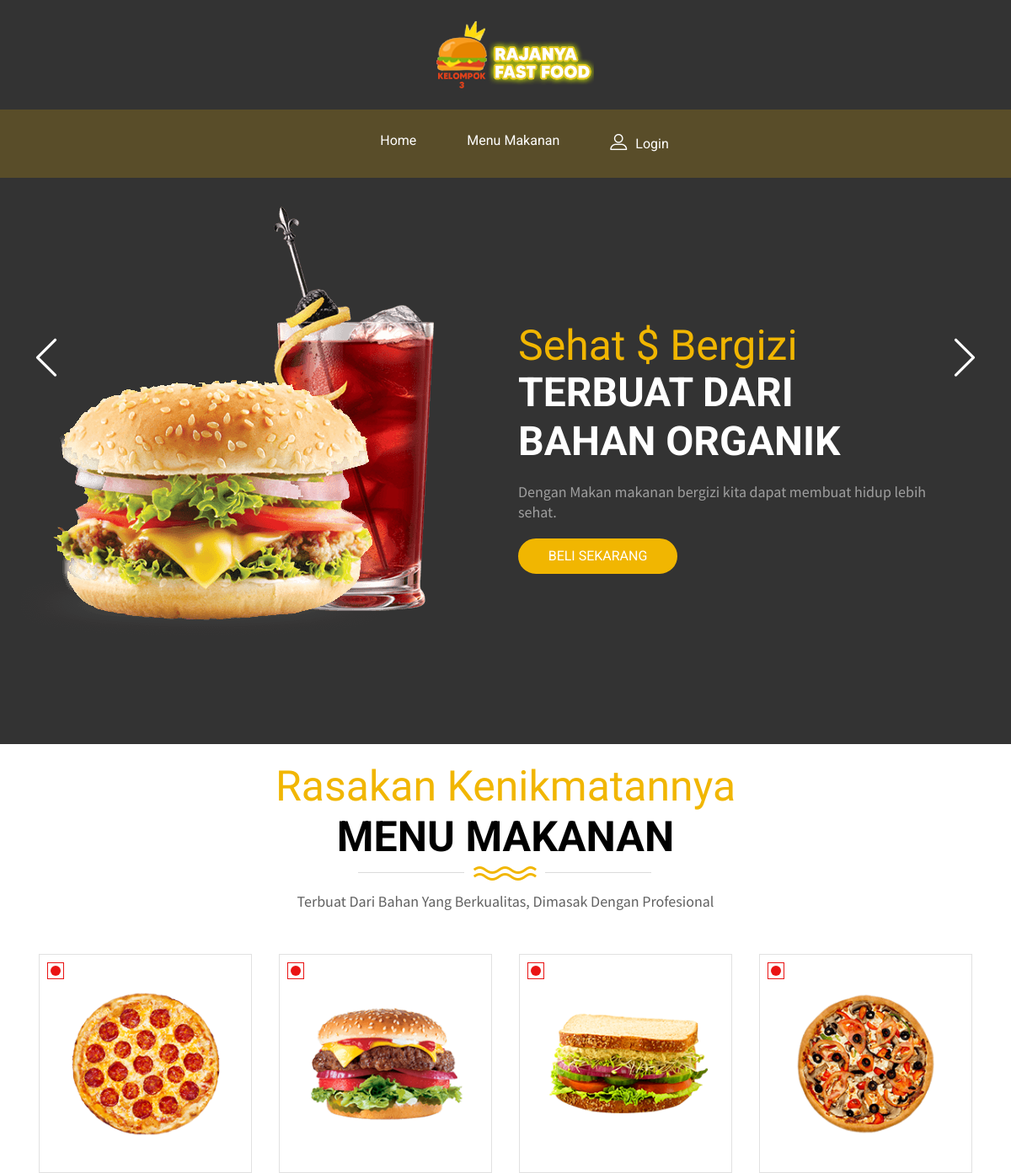
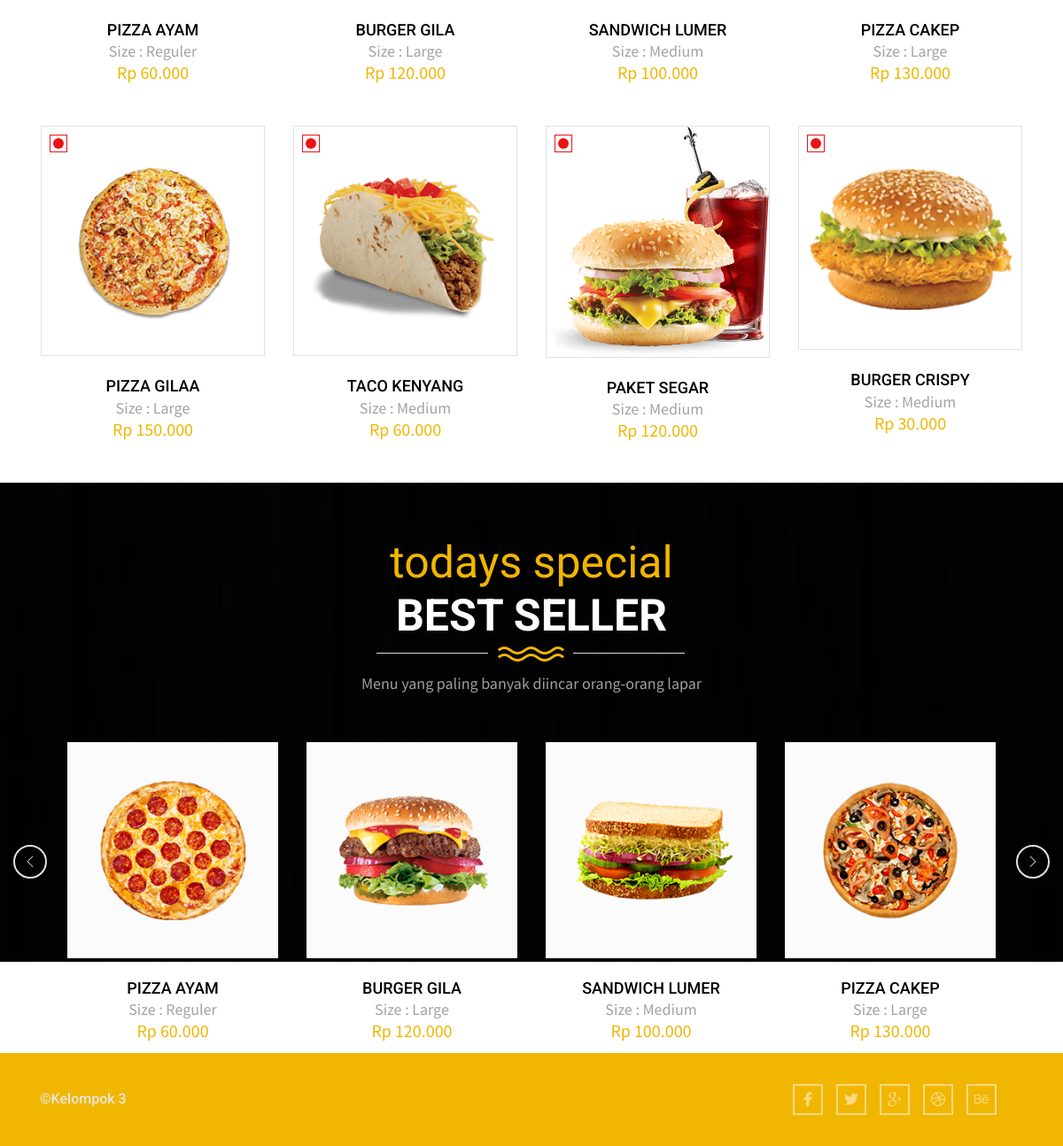
The page / on the database its author committed (2 pictures, top to bottom).
### tables this page shows
CREATE TABLE `menu` (
  `id` int(11) NOT NULL,
  `nama` varchar(50) NOT NULL,
  `harga` int(25) NOT NULL,
  `ukuran` varchar(20) NOT NULL,
  `kategori` varchar(1) NOT NULL,
  `gambar` varchar(150) NOT NULL
);

### application/controllers/home.php (called while the page is built, shortened)
<?php
class home extends CI_Controller {
	public function __construct()
    {
        $this->load->model('menu_model');
    }
    public function index()
	{
		$data['tampilMenu']= $this->menu_model->getAllMenu();
		$data['masuk']= $this->session->userdata('masuk');
		$data['role']= $this->session->userdata('role');
		$data['id_user']= $this->session->userdata('id_user');
		$data['saldo']= $this->session->userdata('saldo');
		$this->load->view('home/header');
		$this->load->view('home/navbar',$data);
		$this->load->view('home/index',$data);
		$this->load->view('home/footer');
	}
}

### index.php (called while the page is built, shortened)
<?php
require_once BASEPATH.'core/CodeIgniter.php';

### application/models/menu_model.php (called while the page is built, shortened)
<?php
class menu_model extends CI_model {
    public function getAllMenu()
    {
        $query = $this->db->get('menu');
        return $query->result_array();
    }
}

### application/helpers/rupiah_helper.php (called while the page is built)
<?php
        function rupiah($angka){
            $hasil_rupiah = "Rp " . number_format($angka,0,',','.');
            return $hasil_rupiah;
        }
?>

### application/views/home/index.php (the view, shortened to what this page needs)
<div style="margin-top: -35px; " class="banner slider2 new-block">
    <div class="fixed-bg">
    </div>
    <div class="slider owl-carousel owl-theme">
        <div class="item">
            <div class="slider-block slide2 new-block">
                <div class="container-fluid">
                    <div class="row">
                        <div class="col-lg-6 col-md-6 col-sm-6">
                            <div class="img-block img2">
                                <div class="img-holder" data-animation-in="bounceInUp"
                                    data-animation-out="animate-out fadeOutRight">
                                    <img src="assets/images/slider-png1.png" alt="" class="img-responsive">
                                </div>
                            </div>
                        </div>
                        <div class="col-lg-6 col-md-6 col-sm-6">
                            <div class="text-block-stl1">
                                <div class="title">
                                    <p class="top-h" data-animation-in="fadeInDown"
                                        data-animation-out="animate-out fadeOutRight">Sehat $ Bergizi</p>
                                    <h2 data-animation-in="fadeInRight" data-animation-out="animate-out fadeOutRight">
                                        Terbuat dari bahan organik</h2>
                                    <p class="bottom-p" data-animation-in="fadeInUp"
                                        data-animation-out="animate-out fadeOutRight">Dengan Makan makanan bergizi kita dapat membuat hidup lebih sehat. </p>
                                    <a href="#menu-makanan" class="btn1 stl2" data-animation-in="fadeInUp"
                                        data-animation-out="animate-out fadeOutRight">Beli Sekarang</a>
                                </div>
                            </div>
                        </div>
                    </div>
                </div>
            </div>
        </div>
    </div>
</div>
<section style="margin-top: -100px; " class="most-popular new-block" id="menu-makanan">
    <div class="container">
        <div class="row">
            <div class="col-lg-12">
                <div class="title">
                    <p class="top-h">Rasakan Kenikmatannya</p>
                    <h2>Menu Makanan</h2>
                    <div class="btm-style"><span><img src="assets/images/clr2/btm-style.png" alt=""
                                class="img-responsive"></span></div>
                    <p class="bottom-p">Terbuat Dari Bahan Yang Berkualitas, Dimasak Dengan Profesional</p>
                </div>
            </div>
            <?php
              foreach ($tampilMenu as $row) :
          ?>
            <div class="col-lg-3 col-md-4 col-sm-6">
                <div class="block-stl2">
                    <div class="img-holder">
                        <img src="<?= base_url(); ?>upload/<?= $row['gambar']; ?>" alt="" class="img-responsive">
                    </div>
                    <div class="text-block">
                        <h3><?= $row['nama']; ?></h3>
                        <p class="sz">Size : <?= $row['ukuran']; ?></p>
                        <p class="price"><span><?=rupiah($row['harga']); ?></span></p>
                    </div>
                    <span class="nonveg veg-nonveg"></span>
                </div>
            </div>
            <?php endforeach ?>
        </div>
    </div>
</section>
<section style="margin-top: -100px; " class="fastive-season new-block">
    <div class="overlay"></div>
    <div class="fixed-bg parallax" style="background: url('assets/images/slider-bg1.jpg');"></div>
    <div class="container-fluid">
        <div class="row">
            <div class="col-lg-12">
                <div class="title">
                    <p class="top-h">todays special</p>
                    <h2>Best Seller</h2>
                    <div class="btm-style"><span><img src="assets/images/clr2/btm-style.png" alt=""
                                class="img-responsive"></span></div>
                    <p class="bottom-p">Menu yang paling banyak diincar orang-orang lapar</p>
                </div>
            </div>
            <div class="col-lg-12">
                <div class="item-slider1 owl-carousel owl-theme">
                    <?php
						foreach ($tampilMenu as $row2) :
					?>
                    <div class="item">
                        <div class="block-stl2">
                            <div class="img-holder">
                                <img src="<?= base_url(); ?>upload/<?= $row2['gambar']; ?>" alt="" class="img-responsive">
                            </div>
                            <div class="text-block">
                                <h3><?= $row2['nama']; ?></h3>
                                <p class="sz">Size : <?= $row2['ukuran']; ?></p>
                                <p class="price"><span><?=rupiah($row2['harga']); ?></span></p>
                            </div>
                        </div>
                    </div>
                    <?php endforeach ?>
                </div>
            </div>
        </div>
    </div>
</section>

### application/views/home/header.php (shortened to what this page needs)
<!DOCTYPE html>
<html lang="en">
<head>
	<link href="<?= base_url(); ?>assets/font-awesome/css/font-awesome.min.css" rel="stylesheet">
	<link rel="stylesheet" href="https://stackpath.bootstrapcdn.com/bootstrap/4.1.3/css/bootstrap.min.css">
	<link rel="stylesheet" href="<?= base_url(); ?>assets/css/style.css">
	<link rel="stylesheet" href="<?= base_url(); ?>assets/css/colors2.css" id="ui-theme-color">
	<link rel="stylesheet" href="<?= base_url(); ?>assets/css/responsive.css">
</head>
<body>
	<div id="wrapper">

### application/views/home/navbar.php (shortened to what this page needs)
<header style="margin-top: 0px; " class="new-block main-header home2">
	<div class="overlay"></div>
	<div class="top-nav new-block">
		<div class="container">
			<div class="nav-wrapper">
				<div class="logo">
					<a href="<?= base_url('home') ?>"><img src="<?= base_url(); ?>assets/images/logo2.png" alt="logo" class="img-responsive"></a>
				</div>
			</div>
		</div>
	</div>
	<div class="main-nav new-block home2">
		<div class="container-fluid">
			<div class="row">
				<div class="col-lg-12">
					<nav class="nav">
						<ul class="list-unstyled">
							<li><a href="<?= base_url() ?>">Home</a></li>
							<li><a href="#menu-makanan">Menu Makanan</a></li>
							<?php if(isset($masuk)){ ?>
							<li ><a href="<?= base_url('pembayaran') ?>"><i class="flaticon-shopping-bag" ></i></a> <div class="badge badge-warning" ><?= $this->cart->total_items() ?></div></li>
							<li class="drop"><a href="" class="flaticon-profile"></a>
								<ul class="drop-down">
									<li><a href="<?= base_url('saldo') ?>/tambah_saldo/" style="color:black;font-size:12px;font-weight: bold;">Saldo : <?= rupiah($saldo) ?></a></li>
									<?php if($role==='admin'){ ?> <li ><a href="<?= base_url('database') ?>" style="color:black;">Database</a></li><?php } ?>
									<li><a href="<?= base_url('logout') ?>" style="color:black;">Logout</a></li>
								</ul>
							</li>
							<?php } else { ?>
							<li><a href="<?= base_url('login') ?>"><i class="flaticon-profile" style="margin-right: 10px;"></i>Login</a></li>
							<?php } ?>
						</ul>
					</nav>
				</div>
			</div>
		</div>
	</div>
</header>

### application/views/home/footer.php (shortened to what this page needs)
<footer>
    <div class="copy-right">
        <div class="container">
            <p><a target="_blank" >©Kelompok 3</a></p>
            <ul class="social-nav">
                <li><a href="#"><i class="flaticon-facebook-logo"></i></a></li>
                <li><a href="#"><i class="flaticon-twitter"></i></a></li>
                <li><a href="#"><i class="flaticon-google-plus-logo"></i></a></li>
                <li><a href="#"><i class="flaticon-dribbble-logo"></i></a></li>
                <li><a href="#"><i class="flaticon-behance"></i></a></li>
            </ul>
        </div>
    </div>
</footer>
</div>
</body>
</html>

### assets/css/colors2.css (style rules this page uses)
.top-h, .slider1 .number-block .text-stl3, .special-offer-block .nav>li>span.active, .special-offer-block .nav>li>a:hover, .block-stl2 .text-block p span, .block-stl3 .top-h, .btn3:hover, .deal-of-day .block-stl2 .btn1.stl2:hover, .filter-tabnav ol.filter-nav li.active, .list-grid-btns .btn.active, .filter-tabnav input[type="radio"]:checked + .label-text:before, .filter-tabnav input[type="radio"]:checked + .label-text, .limited-deal .text-block-stl1 .title .top-h, .limited-deal .nav-pills>li>a span, .block-stl5 .text-block p.price span, .cart-tbl thead th, .block-stl12 ul li i, .block-stl13 .btn1:hover, .block-stl14:hover h5, .vid-block .ovl .video i:before, .bg-single .image-holder i:before, .image-hadding2 li:hover a, .comment-new i:before , .comment-new a, .about li a:hover, .leave-reply .form-group button.btn1:hover, .nws:hover>p, .image-hadding1:hover i:before, .special-offer-block .nav .filterer.active-btn span, .block-stl2 .btn1.stl2:hover, a.link:hover, .image-hadding p>a:hover, .block-stl11:hover i:before, .block-stl8:hover .txt-block i:before, .block-stl8:hover .txt-block h5, .loc-cop-sum .btn1.stl2:hover, .blog-info-nav li a i:before, .slider2 .text-block-stl1 .title .top-h, .home2 .location-block i:before, .btn1.stl2:hover, .combopack-offer .text-block-stl1 .title .top-h, .theme-menu button.btn:active { color: #f1b601; }
.btn2, .main-nav, .btn1.stl2, .btn1.stl1:hover, .special-offer-block .nav>li>.tab-a:hover:before, .special-offer-block .owl-nav .owl-next:hover i:before, .special-offer-block .owl-nav .owl-prev:hover i:before, .special-offer-block .nav>li>span.active:before, .btn3, .deal-of-day .owl-nav .owl-next:hover, .deal-of-day .owl-nav .owl-prev:hover, .btn4:hover, .copy-right, .filter-tabnav .button-group li span:before, .btn1.stl3:hover, .block-stl10 .btn5:hover, .block-stl11 i:before, .block-stl14 .img-holder .overlay:before, .great-thankful .img-holder:hover:before, .tags li a:hover, .special-offer-block .nav .filterer.active-btn span:before, .special-offer-block .nav .filterer span:before, .deal-of-day .dsCountDown.ds-white, .dsCountDown .ds-element-days, .dsCountDown .ds-element-minutes, .dsCountDown .ds-element-hours, .dsCountDown .ds-element-seconds, .block-stl11:hover, .item-slider2 .owl-nav .owl-prev:hover, .item-slider2 .owl-nav .owl-next:hover, .review_slider .owl-nav .owl-next:hover, .review_slider .owl-nav .owl-prev:hover, .history_slider .owl-nav .owl-next, .history_slider .owl-nav .owl-prev, .history_slider .owl-nav .owl-next:hover,.history_slider .owl-nav .owl-prev:hover, .home2 .nav-right-block ul li .cart-block, .this-month-blog .owl-nav .owl-next:hover, .this-month-blog .owl-nav .owl-prev:hover, .block-stl4 i:before, .fl-btn:before, .pegination-block .pagination>li>a:hover, .home2.main-nav .nav ul li.active:before, .home2.main-nav .nav ul li:before, .bg-single .image-holder li:hover a, .blog-pagination .pagination li a:hover, .blog-info-nav li a:hover, .slick_next.slick-arrow:hover, .slick_prev.slick-arrow:hover, .fastive-season .owl-nav .owl-next:hover, .fastive-season .owl-nav .owl-prev:hover, .main-nav .nav ul li.drop>.drop-down>li>a:hover, .theme-menu button.btn, .go-to-top { background: #f1b601; }
.btn1.stl2, .btn1.stl1:hover, .btn3, .deal-of-day .block-stl2 .btn1.stl2:hover, .btn4:hover, .block-stl2:hover, .limited-deal .nav-pills>li.active>a .img-holder, .btn1.stl3:hover, .block-stl13 .btn1:hover, .leave-reply .form-group button.btn1, .block-stl2 .btn1.stl2:hover, .item-slider2 .owl-nav .owl-prev:hover, .item-slider2 .owl-nav .owl-next:hover, .review_slider .owl-nav .owl-next:hover, .review_slider .owl-nav .owl-prev:hover, .block-stl8:hover, .loc-cop-sum .btn1.stl2:hover, .btn1.stl2:hover, .this-month-blog .owl-nav .owl-next:hover, .this-month-blog .owl-nav .owl-prev:hover, .pegination-block .pagination>li>a:hover, .blog-pagination .pagination li a:hover, .slick_next.slick-arrow:hover, .slick_prev.slick-arrow:hover, .fastive-season .owl-nav .owl-next:hover, .fastive-season .owl-nav .owl-prev:hover, .bg-single-neww .owl-nav .owl-prev:hover, .bg-single-neww .owl-nav .owl-next:hover { border-color: #f1b601; }
.main-nav.home2 { background: rgba(241, 182, 1, 0.2); }
.main-nav:before { background: url(../images/brd_2.png); }

### rows shown on the page
menu: gambar (picture), nama "PIZZA AYAM", ukuran "Reguler", harga "Rp 60.000"
menu: gambar (picture), nama "BURGER GILA", ukuran "Large", harga "Rp 120.000"
menu: gambar (picture), nama "SANDWICH LUMER", ukuran "Medium", harga "Rp 100.000"
menu: gambar (picture), nama "PIZZA CAKEP", ukuran "Large", harga "Rp 130.000"
menu: gambar (picture), nama "PIZZA GILAA", ukuran "Large", harga "Rp 150.000"
menu: gambar (picture), nama "TACO KENYANG", ukuran "Medium", harga "Rp 60.000"
menu: gambar (picture), nama "PAKET SEGAR", ukuran "Medium", harga "Rp 120.000"
menu: gambar (picture), nama "BURGER CRISPY", ukuran "Medium", harga "Rp 30.000"
